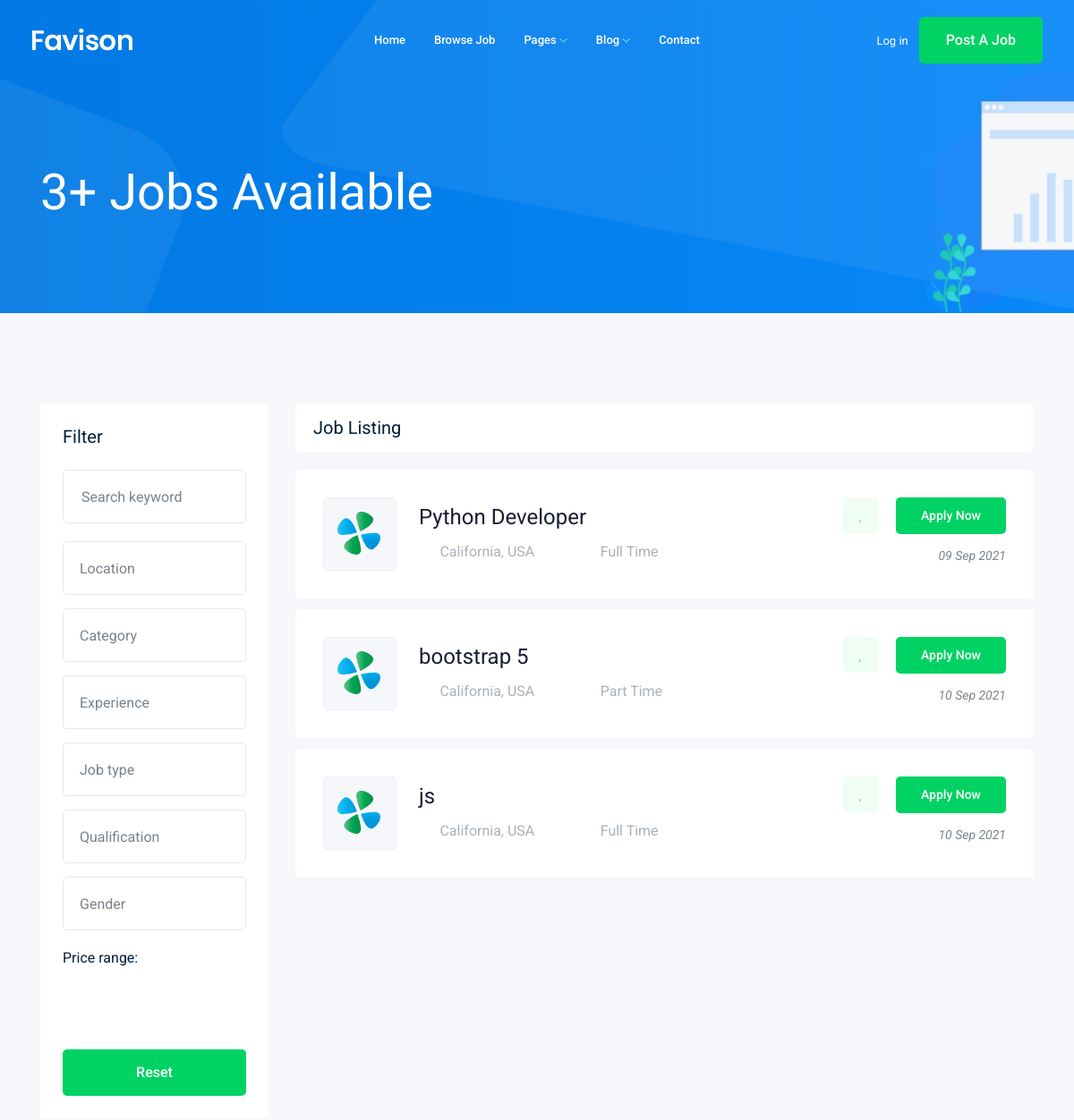
The page /jobs/ (upper part) on the database as committed earlier.
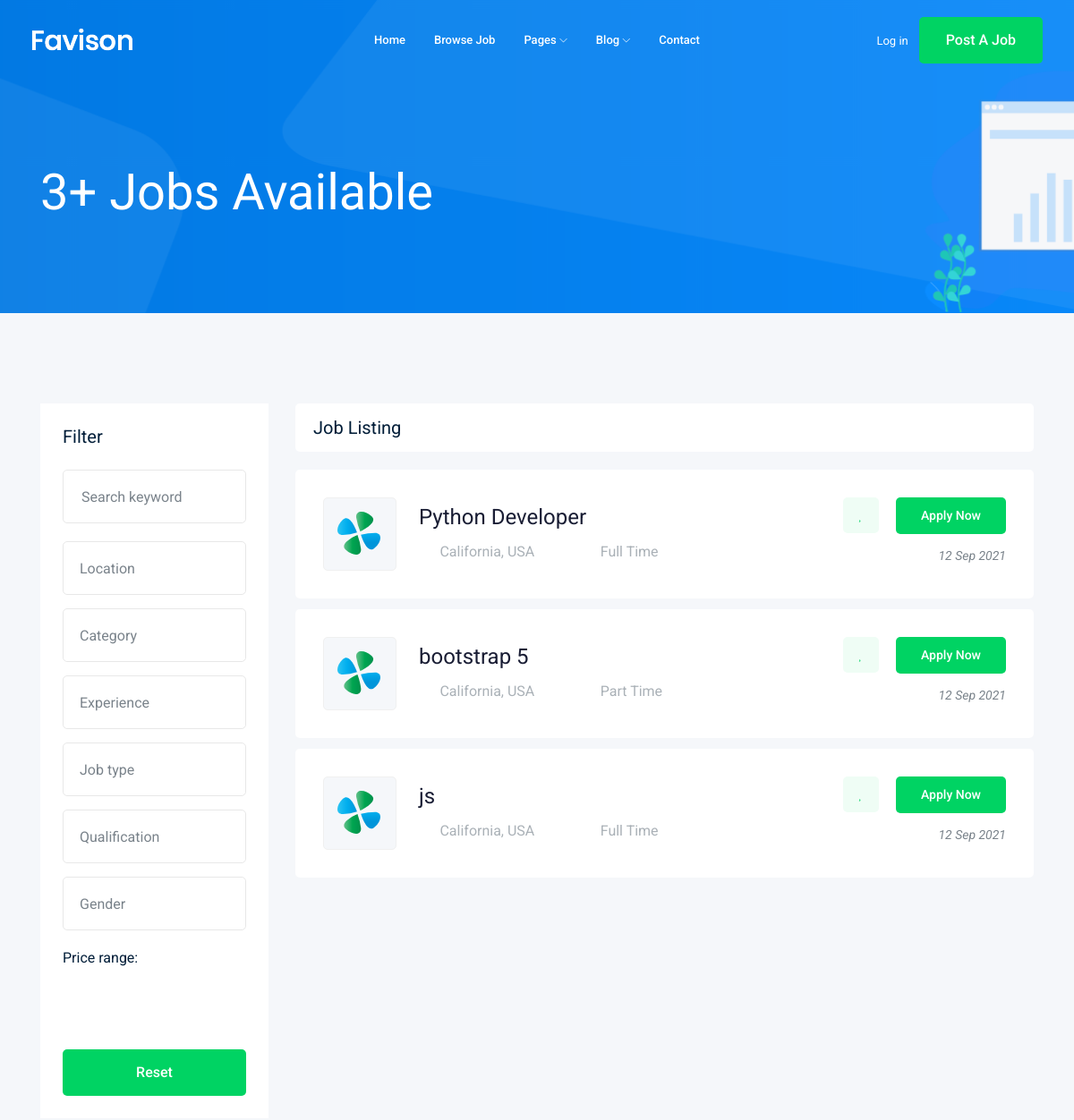
The same page on the database as committed later.
### job/models.py (models this page shows, shortened)
class Job(models.Model): #table
    owner = models.ForeignKey(User,related_name='job_owner', on_delete=models.CASCADE)
    title = models.CharField(max_length=100) #column
    job_type = models.CharField(max_length=15 ,choices=JOB_TYPE)
    description = models.TextField(max_length=1000)
    published_at = models.DateTimeField(auto_now=True) #auto_now time of add \ auto_now_add time of last edit
    Vacancy = models.IntegerField(default=1)
    salary = models.IntegerField(default=0)
    experience = models.IntegerField(default=1)
    category = models.ForeignKey('Category',on_delete=models.CASCADE) # 1 to many
    image = models.ImageField(upload_to=image_uplaod)
    slug =models.SlugField(blank=True,null=True)
    def __str__(self):
        return self.title # to return title instead than object

### job/views.py (the view)
# urls.py: path('', views.job_list,name='job_list'),
def job_list(request):
    job_list=Job.objects.all()
    paginator = Paginator(job_list, 3) # Show 25
    page_number = request.GET.get('page')
    page_obj = paginator.get_page(page_number)
    context={'jobs' :page_obj}
    return render(request,'job/job_list.html',context)

### job/templates/job/job_list.html (shortened to what this page needs)
{% extends 'base.html'%} {% block body %}
<div class="bradcam_area bradcam_bg_1">
    <div class="container">
        <div class="row">
            <div class="col-xl-12">
                <div class="bradcam_text">
                    <h3>{{jobs|length}}+ Jobs Available</h3>
                </div>
            </div>
        </div>
    </div>
</div>
<div class="job_listing_area plus_padding">
    <div class="container">
        <div class="row">
            <div class="col-lg-3">
                <div class="job_filter white-bg">
                    <div class="form_inner white-bg">
                        <h3>Filter</h3>
                        <form action="#">
                            <div class="row">
                                <div class="col-lg-12">
                                    <div class="single_field">
                                        <input type="text" placeholder="Search keyword">
                                    </div>
                                </div>
                                <div class="col-lg-12">
                                </div>
                                <div class="col-lg-12">
                                </div>
                                <div class="col-lg-12">
                                </div>
                                <div class="col-lg-12">
                                </div>
                                <div class="col-lg-12">
                                </div>
                                <div class="col-lg-12">
                                </div>
                            </div>
                        </form>
                    </div>
                    <div class="range_wrap">
                        <label for="amount">Price range:</label>
                        <p>
                            <input type="text" id="amount" readonly style="border:0; color:#7A838B; font-size: 14px; font-weight:400;">
                        </p>
                    </div>
                    <div class="reset_btn">
                        <button class="boxed-btn3 w-100" type="submit">Reset</button>
                    </div>
                </div>
            </div>
            <div class="col-lg-9">
                <div class="recent_joblist_wrap">
                    <div class="recent_joblist white-bg ">
                        <div class="row align-items-center">
                            <div class="col-md-6">
                                <h4>Job Listing</h4>
                            </div>
                            <div class="col-md-6">
                            </div>
                        </div>
                    </div>
                </div>
                <div class="job_lists m-0">
                    <div class="row">
                        {% for job in jobs %}
                        <div class="col-lg-12 col-md-12">
                            <div class="single_jobs white-bg d-flex justify-content-between">
                                <div class="jobs_left d-flex align-items-center">
                                    <div class="thumb">
                                        <img src="img/svg_icon/1.svg" alt="">
                                    </div>
                                    <div class="jobs_conetent">
                                        <a href="{% url 'jobs:job_detail' job.slug %}">
                                            <h4>{{job}}</h4>
                                        </a>
                                        <div class="links_locat d-flex align-items-center">
                                            <div class="location">
                                                <p> <i class="fa fa-map-marker"></i> California, USA</p>
                                            </div>
                                            <div class="location">
                                                <p> <i class="fa fa-clock-o"></i> {{job.job_type}}</p>
                                            </div>
                                        </div>
                                    </div>
                                </div>
                                <div class="jobs_right">
                                    <div class="apply_now">
                                        <a class="heart_mark" href="#"> <i class="fa fa-heart"></i> </a>
                                        <a href="{% url 'jobs:job_detail' job.slug %}" class="boxed-btn3">Apply Now</a>
                                    </div>
                                    <div class="date">
                                        <p>{{job.published_at|date:"d M Y"}}</p>
                                    </div>
                                </div>
                            </div>
                        </div>
                        {% endfor %}
                    </div>
                </div>
            </div>
        </div>
    </div>
</div>
</div> {% endblock body %}

### templates/base.html (shortened to what this page needs)
{% load static %}
<!doctype html>
<html class="no-js" lang="zxx">
<head>
    <link rel="stylesheet" href="{% static 'css/bootstrap.min.css'%}">
    <link rel="stylesheet" href="{% static 'css/owl.carousel.min.css'%}">
    <link rel="stylesheet" href="{% static 'css/magnific-popup.css'%}">
    <link rel="stylesheet" href="{% static 'css/font-awesome.min.css'%}">
    <link rel="stylesheet" href="{% static 'css/themify-icons.css'%}">
    <link rel="stylesheet" href="{% static 'css/nice-select.css'%}">
    <link rel="stylesheet" href="{% static 'css/flaticon.css'%}">
    <link rel="stylesheet" href="{% static 'css/gijgo.css'%}">
    <link rel="stylesheet" href="{% static 'css/animate.min.css'%}">
    <link rel="stylesheet" href="{% static 'css/slicknav.css'%}">
    <link rel="stylesheet" href="{% static 'css/style.css'%}">
</head>
<body>
    <header>
        <div class="header-area ">
            <div id="sticky-header" class="main-header-area">
                <div class="container-fluid ">
                    <div class="header_bottom_border">
                        <div class="row align-items-center">
                            <div class="col-xl-3 col-lg-2">
                                <div class="logo">
                                    <a href="index.html">
                                        <img src="img/logo.png" alt="">
                                    </a>
                                </div>
                            </div>
                            <div class="col-xl-6 col-lg-7">
                                <div class="main-menu  d-none d-lg-block">
                                    <nav>
                                        <ul id="navigation">
                                            <li><a href="index.html">home</a></li>
                                            <li><a href="jobs.html">Browse Job</a></li>
                                            <li><a href="#">pages <i class="ti-angle-down"></i></a>
                                            </li>
                                            <li><a href="#">blog <i class="ti-angle-down"></i></a>
                                            </li>
                                            <li><a href="contact.html">Contact</a></li>
                                        </ul>
                                    </nav>
                                </div>
                            </div>
                            <div class="col-xl-3 col-lg-3 d-none d-lg-block">
                                <div class="Appointment">
                                    <div class="phone_num d-none d-xl-block">
                                        <a href="#">Log in</a>
                                    </div>
                                    <div class="d-none d-lg-block">
                                        <a class="boxed-btn3" href="#">Post a Job</a>
                                    </div>
                                </div>
                            </div>
                            <div class="col-12">
                            </div>
                        </div>
                    </div>
                </div>
            </div>
        </div>
    </header>
    {% block body %} {% endblock body %}
</body>
</html>

Rows that differ between the two databases and show on the page:
changed Job "Python Developer": published_at "09 Sep 2021" → "12 Sep 2021"
changed Job "bootstrap 5": published_at "10 Sep 2021" → "12 Sep 2021"
changed Job "js": published_at "10 Sep 2021" → "12 Sep 2021"
